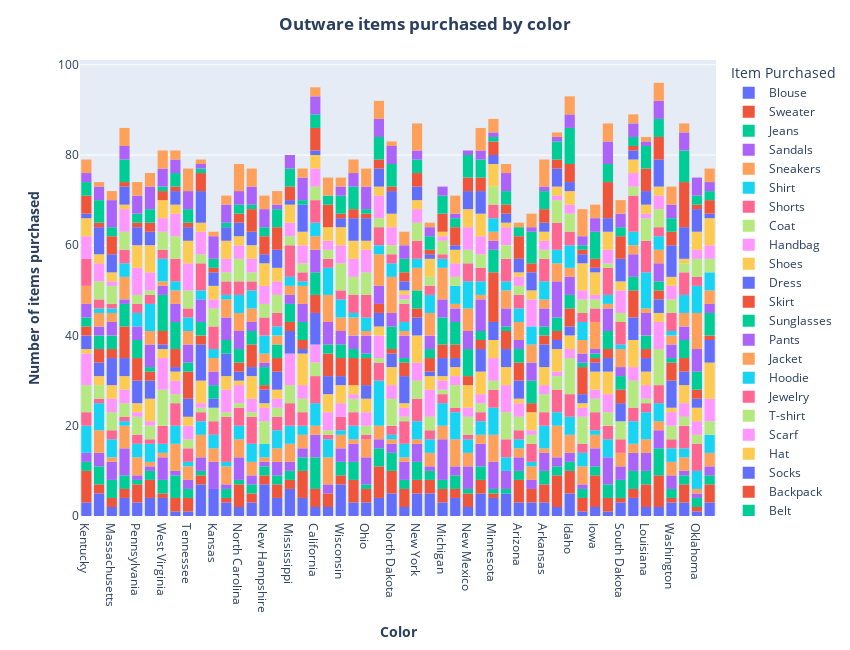

Write notebook code for a chart like this one.
### Markdown cell above
#### Visual analysis

### Code cell
accessories_fig = px.histogram(data_frame = df, x = 'Location', color='Item Purchased')
accessories_fig.update_layout(
        title="<b>Outware items purchased by color<b>",
        title_x=0.5,
        xaxis_title="<b>Color<b>",
        yaxis_title="<b>Number of items purchased<b>",
        autosize=False,
        width=850,
        height=650,
    )

### Figure 1 — Plotly figure (JSON) as saved in the notebook; plotly's stock layout.template omitted (floating-point values rounded to 4 significant figures; data arrays with more than 128 entries replaced by an {"elided": "..."} marker saying what was removed)
{"data": [{"alignmentgroup": "True", "bingroup": "x", "hovertemplate": "Item Purchased=Blouse<br>Location=%{x}<br>count=%{y}<extra></extra>", "legendgroup": "Blouse", "marker": {"color": "#636efa", "pattern": {"shape": ""}}, "name": "Blouse", "offsetgroup": "Blouse", "orientation": "v", "showlegend": true, "type": "histogram", "x": {"elided": "171 str values"}, "xaxis": "x", "yaxis": "y"}, {"alignmentgroup": "True", "bingroup": "x", "hovertemplate": "Item Purchased=Sweater<br>Location=%{x}<br>count=%{y}<extra></extra>", "legendgroup": "Sweater", "marker": {"color": "#EF553B", "pattern": {"shape": ""}}, "name": "Sweater", "offsetgroup": "Sweater", "orientation": "v", "showlegend": true, "type": "histogram", "x": {"elided": "164 str values"}, "xaxis": "x", "yaxis": "y"}, {"alignmentgroup": "True", "bingroup": "x", "hovertemplate": "Item Purchased=Jeans<br>Location=%{x}<br>count=%{y}<extra></extra>", "legendgroup": "Jeans", "marker": {"color": "#00cc96", "pattern": {"shape": ""}}, "name": "Jeans", "offsetgroup": "Jeans", "orientation": "v", "showlegend": true, "type": "histogram", "x": ["Massachusetts", "Indiana", "New York", "Rhode Island", "Louisiana", "California", "North Dakota", "Rhode Island", "New Mexico", "Texas", "California", "South Carolina", "Michigan", "North Dakota", "Vermont", "Georgia", "Missouri", "Nebraska", "Pennsylvania", "Iowa", "Delaware", "Nebraska", "South Dakota", "Illinois", "Alabama", "Florida", "Missouri", "Kentucky", "North Dakota", "Illinois", "Arizona", "Massachusetts", "Oregon", "Montana", "California", "South Dakota", "North Carolina", "Hawaii", "Oregon", "West Virginia", "Maryland", "South Carolina", "Maine", "Indiana", "Indiana", "New Hampshire", "Mississippi", "Utah", "South Dakota", "California", "Wyoming", "Alabama", "Alaska", "Indiana", "Nevada", "Wisconsin", "Wisconsin", "Oregon", "Alabama", "South Dakota", "Wyoming", "Missouri", "Montana", "Wisconsin", "Maryland", "Montana", "Maine", "Illinois", "Washington", "Hawaii", "Kentucky", "Massachusetts", "Tennessee", "Nevada", "Illinois", "Missouri", "Montana", "Arkansas", "New York", "Washington", "Vermont", "New York", "Oregon", "Florida", "Wyoming", "Virginia", "Missouri", "California", "Delaware", "Nebraska", "Maine", "Texas", "Massachusetts", "Oklahoma", "West Virginia", "New York", "West Virginia", "Arizona", "Arkansas", "Maryland", "North Dakota", "Iowa", "Louisiana", "Virginia", "Arkansas", "Delaware", "Montana", "California", "Utah", "Minnesota", "Oklahoma", "Tennessee", "Montana", "Michigan", "Alaska", "Connecticut", "Louisiana", "Alabama", "Ohio", "Idaho", "California", "New Hampshire", "Idaho", "Mississippi"], "xaxis": "x", "yaxis": "y"}, {"alignmentgroup": "True", "bingroup": "x", "hovertemplate": "Item Purchased=Sandals<br>Location=%{x}<br>count=%{y}<extra></extra>", "legendgroup": "Sandals", "marker": {"color": "#ab63fa", "pattern": {"shape": ""}}, "name": "Sandals", "offsetgroup": "Sandals", "orientation": "v", "showlegend": true, "type": "histogram", "x": {"elided": "160 str values"}, "xaxis": "x", "yaxis": "y"}, {"alignmentgroup": "True", "bingroup": "x", "hovertemplate": "Item Purchased=Sneakers<br>Location=%{x}<br>count=%{y}<extra></extra>", "legendgroup": "Sneakers", "marker": {"color": "#FFA15A", "pattern": {"shape": ""}}, "name": "Sneakers", "offsetgroup": "Sneakers", "orientation": "v", "showlegend": true, "type": "histogram", "x": {"elided": "145 str values"}, "xaxis": "x", "yaxis": "y"}, {"alignmentgroup": "True", "bingroup": "x", "hovertemplate": "Item Purchased=Shirt<br>Location=%{x}<br>count=%{y}<extra></extra>", "legendgroup": "Shirt", "marker": {"color": "#19d3f3", "pattern": {"shape": ""}}, "name": "Shirt", "offsetgroup": "Shirt", "orientation": "v", "showlegend": true, "type": "histogram", "x": {"elided": "169 str values"}, "xaxis": "x", "yaxis": "y"}, {"alignmentgroup": "True", "bingroup": "x", "hovertemplate": "Item Purchased=Shorts<br>Location=%{x}<br>count=%{y}<extra></extra>", "legendgroup": "Shorts", "marker": {"color": "#FF6692", "pattern": {"shape": ""}}, "name": "Shorts", "offsetgroup": "Shorts", "orientation": "v", "showlegend": true, "type": "histogram", "x": {"elided": "157 str values"}, "xaxis": "x", "yaxis": "y"}, {"alignmentgroup": "True", "bingroup": "x", "hovertemplate": "Item Purchased=Coat<br>Location=%{x}<br>count=%{y}<extra></extra>", "legendgroup": "Coat", "marker": {"color": "#B6E880", "pattern": {"shape": ""}}, "name": "Coat", "offsetgroup": "Coat", "orientation": "v", "showlegend": true, "type": "histogram", "x": {"elided": "161 str values"}, "xaxis": "x", "yaxis": "y"}, {"alignmentgroup": "True", "bingroup": "x", "hovertemplate": "Item Purchased=Handbag<br>Location=%{x}<br>count=%{y}<extra></extra>", "legendgroup": "Handbag", "marker": {"color": "#FF97FF", "pattern": {"shape": ""}}, "name": "Handbag", "offsetgroup": "Handbag", "orientation": "v", "showlegend": true, "type": "histogram", "x": {"elided": "153 str values"}, "xaxis": "x", "yaxis": "y"}, {"alignmentgroup": "True", "bingroup": "x", "hovertemplate": "Item Purchased=Shoes<br>Location=%{x}<br>count=%{y}<extra></extra>", "legendgroup": "Shoes", "marker": {"color": "#FECB52", "pattern": {"shape": ""}}, "name": "Shoes", "offsetgroup": "Shoes", "orientation": "v", "showlegend": true, "type": "histogram", "x": {"elided": "150 str values"}, "xaxis": "x", "yaxis": "y"}, {"alignmentgroup": "True", "bingroup": "x", "hovertemplate": "Item Purchased=Dress<br>Location=%{x}<br>count=%{y}<extra></extra>", "legendgroup": "Dress", "marker": {"color": "#636efa", "pattern": {"shape": ""}}, "name": "Dress", "offsetgroup": "Dress", "orientation": "v", "showlegend": true, "type": "histogram", "x": {"elided": "166 str values"}, "xaxis": "x", "yaxis": "y"}, {"alignmentgroup": "True", "bingroup": "x", "hovertemplate": "Item Purchased=Skirt<br>Location=%{x}<br>count=%{y}<extra></extra>", "legendgroup": "Skirt", "marker": {"color": "#EF553B", "pattern": {"shape": ""}}, "name": "Skirt", "offsetgroup": "Skirt", "orientation": "v", "showlegend": true, "type": "histogram", "x": {"elided": "158 str values"}, "xaxis": "x", "yaxis": "y"}, {"alignmentgroup": "True", "bingroup": "x", "hovertemplate": "Item Purchased=Sunglasses<br>Location=%{x}<br>count=%{y}<extra></extra>", "legendgroup": "Sunglasses", "marker": {"color": "#00cc96", "pattern": {"shape": ""}}, "name": "Sunglasses", "offsetgroup": "Sunglasses", "orientation": "v", "showlegend": true, "type": "histogram", "x": {"elided": "161 str values"}, "xaxis": "x", "yaxis": "y"}, {"alignmentgroup": "True", "bingroup": "x", "hovertemplate": "Item Purchased=Pants<br>Location=%{x}<br>count=%{y}<extra></extra>", "legendgroup": "Pants", "marker": {"color": "#ab63fa", "pattern": {"shape": ""}}, "name": "Pants", "offsetgroup": "Pants", "orientation": "v", "showlegend": true, "type": "histogram", "x": {"elided": "171 str values"}, "xaxis": "x", "yaxis": "y"}, {"alignmentgroup": "True", "bingroup": "x", "hovertemplate": "Item Purchased=Jacket<br>Location=%{x}<br>count=%{y}<extra></extra>", "legendgroup": "Jacket", "marker": {"color": "#FFA15A", "pattern": {"shape": ""}}, "name": "Jacket", "offsetgroup": "Jacket", "orientation": "v", "showlegend": true, "type": "histogram", "x": {"elided": "163 str values"}, "xaxis": "x", "yaxis": "y"}, {"alignmentgroup": "True", "bingroup": "x", "hovertemplate": "Item Purchased=Hoodie<br>Location=%{x}<br>count=%{y}<extra></extra>", "legendgroup": "Hoodie", "marker": {"color": "#19d3f3", "pattern": {"shape": ""}}, "name": "Hoodie", "offsetgroup": "Hoodie", "orientation": "v", "showlegend": true, "type": "histogram", "x": {"elided": "151 str values"}, "xaxis": "x", "yaxis": "y"}, {"alignmentgroup": "True", "bingroup": "x", "hovertemplate": "Item Purchased=Jewelry<br>Location=%{x}<br>count=%{y}<extra></extra>", "legendgroup": "Jewelry", "marker": {"color": "#FF6692", "pattern": {"shape": ""}}, "name": "Jewelry", "offsetgroup": "Jewelry", "orientation": "v", "showlegend": true, "type": "histogram", "x": {"elided": "171 str values"}, "xaxis": "x", "yaxis": "y"}, {"alignmentgroup": "True", "bingroup": "x", "hovertemplate": "Item Purchased=T-shirt<br>Location=%{x}<br>count=%{y}<extra></extra>", "legendgroup": "T-shirt", "marker": {"color": "#B6E880", "pattern": {"shape": ""}}, "name": "T-shirt", "offsetgroup": "T-shirt", "orientation": "v", "showlegend": true, "type": "histogram", "x": {"elided": "147 str values"}, "xaxis": "x", "yaxis": "y"}, {"alignmentgroup": "True", "bingroup": "x", "hovertemplate": "Item Purchased=Scarf<br>Location=%{x}<br>count=%{y}<extra></extra>", "legendgroup": "Scarf", "marker": {"color": "#FF97FF", "pattern": {"shape": ""}}, "name": "Scarf", "offsetgroup": "Scarf", "orientation": "v", "showlegend": true, "type": "histogram", "x": {"elided": "157 str values"}, "xaxis": "x", "yaxis": "y"}, {"alignmentgroup": "True", "bingroup": "x", "hovertemplate": "Item Purchased=Hat<br>Location=%{x}<br>count=%{y}<extra></extra>", "legendgroup": "Hat", "marker": {"color": "#FECB52", "pattern": {"shape": ""}}, "name": "Hat", "offsetgroup": "Hat", "orientation": "v", "showlegend": true, "type": "histogram", "x": {"elided": "154 str values"}, "xaxis": "x", "yaxis": "y"}, {"alignmentgroup": "True", "bingroup": "x", "hovertemplate": "Item Purchased=Socks<br>Location=%{x}<br>count=%{y}<extra></extra>", "legendgroup": "Socks", "marker": {"color": "#636efa", "pattern": {"shape": ""}}, "name": "Socks", "offsetgroup": "Socks", "orientation": "v", "showlegend": true, "type": "histogram", "x": {"elided": "159 str values"}, "xaxis": "x", "yaxis": "y"}, {"alignmentgroup": "True", "bingroup": "x", "hovertemplate": "Item Purchased=Backpack<br>Location=%{x}<br>count=%{y}<extra></extra>", "legendgroup": "Backpack", "marker": {"color": "#EF553B", "pattern": {"shape": ""}}, "name": "Backpack", "offsetgroup": "Backpack", "orientation": "v", "showlegend": true, "type": "histogram", "x": {"elided": "143 str values"}, "xaxis": "x", "yaxis": "y"}, {"alignmentgroup": "True", "bingroup": "x", "hovertemplate": "Item Purchased=Belt<br>Location=%{x}<br>count=%{y}<extra></extra>", "legendgroup": "Belt", "marker": {"color": "#00cc96", "pattern": {"shape": ""}}, "name": "Belt", "offsetgroup": "Belt", "orientation": "v", "showlegend": true, "type": "histogram", "x": {"elided": "161 str values"}, "xaxis": "x", "yaxis": "y"}, {"alignmentgroup": "True", "bingroup": "x", "hovertemplate": "Item Purchased=Boots<br>Location=%{x}<br>count=%{y}<extra></extra>", "legendgroup": "Boots", "marker": {"color": "#ab63fa", "pattern": {"shape": ""}}, "name": "Boots", "offsetgroup": "Boots", "orientation": "v", "showlegend": true, "type": "histogram", "x": {"elided": "144 str values"}, "xaxis": "x", "yaxis": "y"}, {"alignmentgroup": "True", "bingroup": "x", "hovertemplate": "Item Purchased=Gloves<br>Location=%{x}<br>count=%{y}<extra></extra>", "legendgroup": "Gloves", "marker": {"color": "#FFA15A", "pattern": {"shape": ""}}, "name": "Gloves", "offsetgroup": "Gloves", "orientation": "v", "showlegend": true, "type": "histogram", "x": {"elided": "140 str values"}, "xaxis": "x", "yaxis": "y"}], "layout": {"autosize": false, "barmode": "relative", "height": 650, "legend": {"title": {"text": "Item Purchased"}, "tracegroupgap": 0}, "margin": {"t": 60}, "title": {"text": "<b>Outware items purchased by color<b>", "x": 0.5}, "width": 850, "xaxis": {"anchor": "y", "autorange": true, "domain": [0, 1], "range": [-0.5, 49.5], "title": {"text": "<b>Color<b>"}, "type": "category"}, "yaxis": {"anchor": "x", "autorange": true, "domain": [0, 1], "range": [0, 101.1], "title": {"text": "<b>Number of items purchased<b>"}}}}
